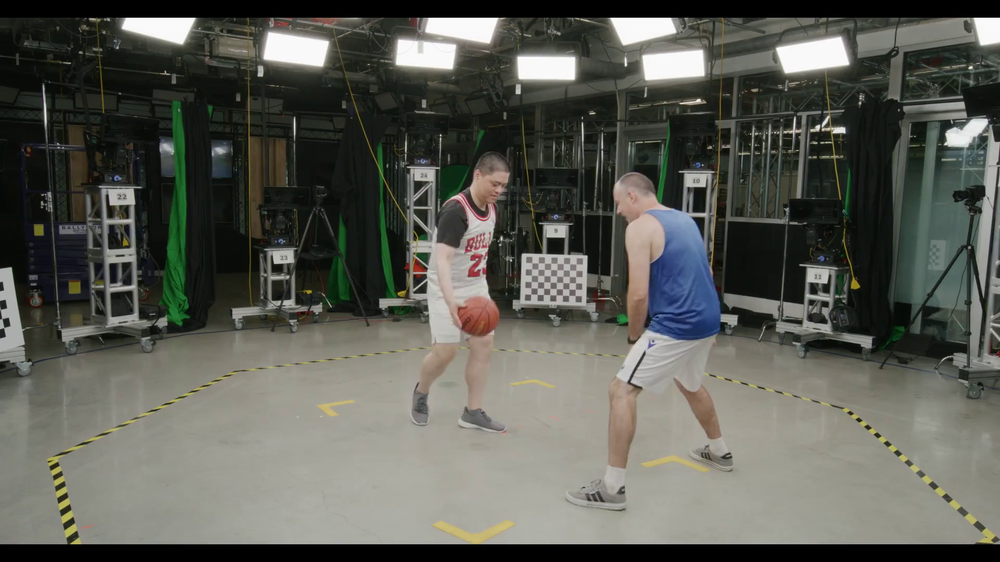
#> input picture dev_feature/images/shoot_short_example.png, 1000 x 562 px, shrunk from 1920 x 1080 before the run
$ python patch_to_image.py -p ../dev_feature/images/shoot_short_example.png -b ../dev_feature/images/shoot_short_example.png -cid 5 --name ../dev_feature/images/shoot_short_example.png -imgidx 5 -o out
#> lines starting #> are read from the running program, lines starting #| are printed output that depends on the picture
import argparse
from time import time
from datetime import timedelta
import os
import numpy as np
import matplotlib.pyplot as plt
import cv2
import logging
import random
import json

logging.basicConfig(format="%(asctime)s %(levelname)s: %(message)s",
					level=logging.INFO)
logger = logging.getLogger(__name__)


class PatchToImage:
	def __init__(self, config):
		"""
		Adding patch to a giving image to create synthetic dataset.

		Parameters:
			config, dict, parameters
				"patches":, str, list of patch image files
				"backgrounds:, str, list of background image files
		"""
		filenames = config.get("patches", None)
		assert filenames, "Define patches in config."
		self.patches = self._load_images(filenames)

		filenames = config.get("backgrounds", None)
		assert filenames, "Define backgrounds in config."
		self.backgrounds = self._load_images(filenames)

		self.category_id = config.get("category_id")
		self.cocodict = {"images": [], "annotations": [],
				   "categories": [
					{'supercategory': 'box',
					'id': self.category_id,
					'name': config.get("category_name")},
				]
				}
		self.image_idx_base = config.get("image_idx_base", 0)
		#In coco , a bounding box is defined by four values in pixels [x_min,
		#y_min, width, height]
		# annotations:
		# {'image_id': 79966,
		# 'bbox': [183.53, 228.67, 34.95, 23.02],
		# 'category_id': 2, 'id': 303000
		# }
		# images:
		# 'file_name': 'COCO_val2014_000000327701.jpg',
		# 'height': 428, 'width': 640,
		# 'id': 327701

	@staticmethod
	def _load_images(imagefiles):
		imagesdict = {}
		for imgname in imagefiles:
			basename = os.path.basename(imgname)
			# basename = os.path.splitext(imgname)[0]
			assert os.path.exists(imgname), "File: %s not found" % imgname
			imagesdict[basename] = cv2.imread(imgname)

		logger.info("N frames: %d" % len(imagesdict))
		return imagesdict

	@staticmethod
	def _resize(img, scale_min=0.25, scale_max=1.5):
		scale = random.uniform(scale_min, scale_max)
		width = int(img.shape[1] * scale)
		height = int(img.shape[0] * scale)
		dim = (width, height)
		# resize image
		resized = cv2.resize(img, dim, interpolation=cv2.INTER_AREA)
		return resized

	@staticmethod
	def _flip(img):
		"""
		axis = 0 (vertical), 1 (horizental), -1 (both)
		"""
		axis = random.choice([0, 1, -1])
		flipped = cv2.flip(img, axis)
		return flipped

	def _create_new_image(self, patname, bkgname):
		"""
		Create new image given patch image name and background image name
		"""
		pat = self.patches[patname].copy()
		# randomly resized:
		pat = self._resize(pat)
		# randomly flipped:
		pat = self._flip(pat)

		w1, h1 = pat.shape[0], pat.shape[1]
		img = self.backgrounds[bkgname].copy()
		w2, h2 = img.shape[0], img.shape[1]
		resize_scale = 1.0
		while w2//2 <= w1 or h2//2 <= h1:
			resize_scale *= 0.75
			minsize, maxsize = resize_scale / 3., resize_scale
			pat = self._resize(pat)
			w1, h1 = pat.shape[0], pat.shape[1]

		rnd1 = random.randint(0, w2 - w1)
		rnd2 = random.randint(0, h2 - h1)
		img[rnd1:rnd1+w1, rnd2:rnd2+h1, :] = pat
		# x_min, y_min, width, height
		# box = [rnd1, rnd2, w1, h1]
		box = [rnd2, rnd1, h1, w1]
		return img, box

	def _update_metadata(self, idx, img, box, name):
		cat_id=self.category_id
		self.cocodict["images"].append(
			{"file_name": name,
			"height": img.shape[0],
			"width": img.shape[1],
			"id": idx,
			}
		)
		self.cocodict["annotations"].append(
			{
				"image_id": idx,
				"bbox": box,
				"category_id": cat_id,
				"id": idx,
			}
		)

	def generate_images(self, outfolder, repeat=100):
		idx = self.image_idx_base
		os.makedirs(outfolder, exist_ok=True)
		cat_id = 1
		for patname in self.patches:
			for bkgname in self.backgrounds:
				for _ in range(repeat):
					imgname = "%06d.png" % idx
					outname = os.path.join(outfolder, imgname)
					img, box = self._create_new_image(patname, bkgname)
					self._update_metadata(idx, img, box, imgname)
					logger.info("converted image: %s" % outname)
					cv2.imwrite(outname, img)
					idx += 1
	def save_coco(self, outname):
		with open(outname, 'w') as f:
			json.dump(self.cocodict, f)
		logger.info("coco format file: %s" % outname)

def main():
	t_start = time()
	parser = argparse.ArgumentParser()
	parser.add_argument(
		"--patches", "-p", default=None, type=str, required=True,
		nargs="+",
		help="Your input patch image files.",
	)
	parser.add_argument(
		"--backgrounds", "-b", default=None, type=str, required=True,
		nargs="+",
		help="Your input background image files.",
	)
	parser.add_argument(
		"--category", "-cid", default=None, type=int, required=True,
		help="Your input image category id.",
	)
	parser.add_argument(
		"--name", default=None, type=str, required=True,
		help="Your input image category name.",
	)
	parser.add_argument(
		"--image-index-base", "-imgidx", default=0, type=int, required=True,
		help="Your input image index starting number.",
	)
	parser.add_argument(
		"--output", "-o", default="images/synthetic", type=str, required=True,
		help="Your output folder.",
	)
	parser.add_argument(
		"--coco", "-c", default="coco.json", type=str, required=False,
		help="Your output coco annotation file.",
	)
	parser.add_argument(
		"--nrepeat", "-n", default=100, type=int, required=False,
		help="Your number of random patch locations.",
	)


	args = parser.parse_args()
	pa = PatchToImage({
		"patches": args.patches,
		"backgrounds": args.backgrounds,
		"category_id": args.category,
		"category_name": args.name,
		"image_idx_base": args.image_index_base,
	})
#> in __init__, `self.patches = self._load_images(filenames)`: self.patches = 1 item
	pa.generate_images(args.output, args.nrepeat)
#> the loop in generate_images, `for patname in self.patches:` made 1 pass
#> patname on pass 1: 'shoot_short_example.png'
#> pass 1, in _flip, `flipped = cv2.flip(img, axis)`:
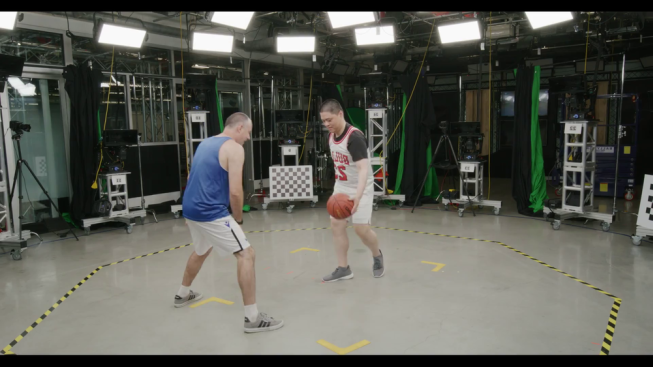
#> flipped: shape (733, 1305, 3) (shown at 1/2 size); mean B, G, R 84.5, 91.9, 90.8
#> pass 1, in _resize (call 2), `resized = cv2.resize(img, dim, interpolation=cv2.INTER_AREA)`:
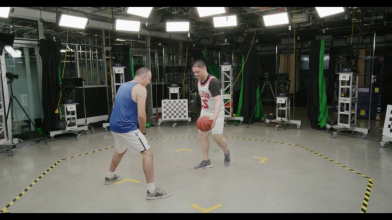
#> resized: shape (220, 392, 3); mean B, G, R 84.5, 91.9, 90.8
#> pass 1, in generate_images, `cv2.imwrite(outname, img)`:
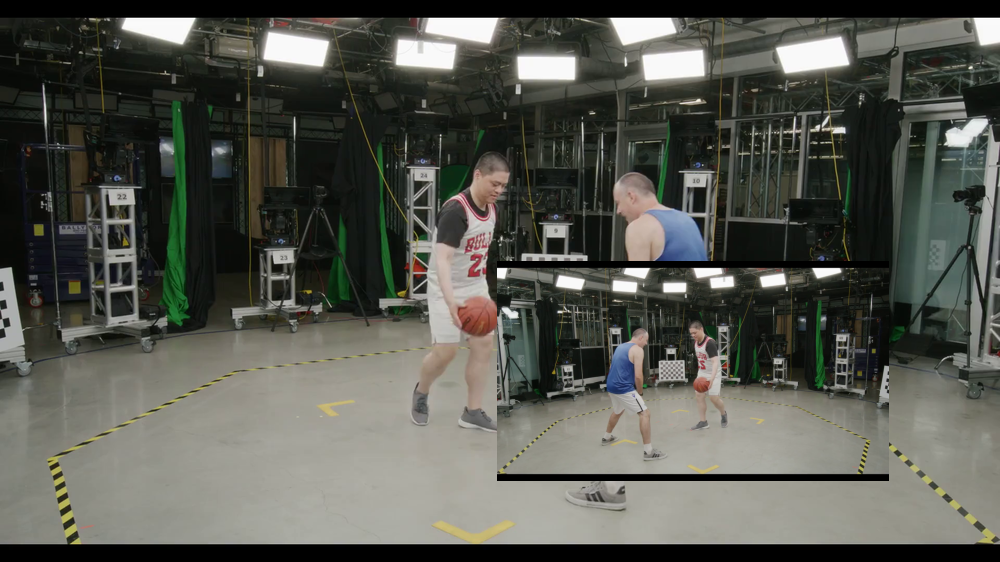
#> saved as 000005.png: shape (562, 1000, 3); mean B, G, R 79.9, 87.4, 86
	pa.save_coco(args.coco)
	tdif = time() - t_start
	logger.info("Time used: %s" % str(timedelta(seconds=tdif)))


if __name__ == "__main__":
	"""
	Execute example:
		python3 patch_to_image.py \
			-p patch_01.png patch_02.png ... \
			-b background_01.png background_02.png ... \
			-o /path/to/output
	"""
	main()
